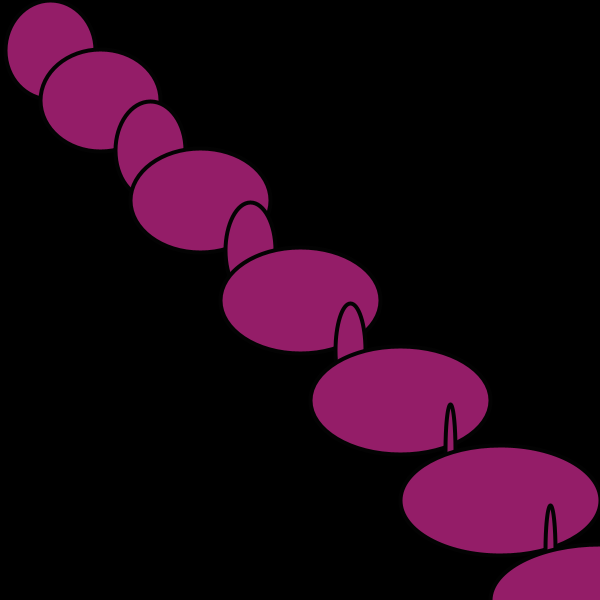
Frame 1 (no input)
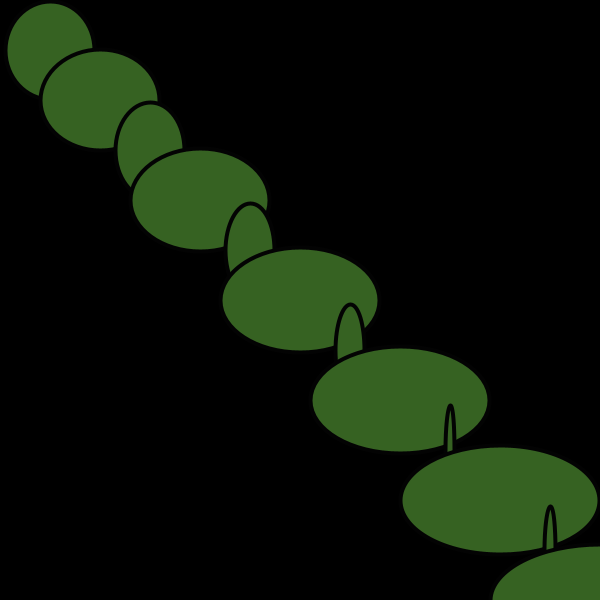
Frame 2 (the mouse pressed at the canvas centre, redrawn once)

The Processing sketch that drew these frames (run headless with seeded random() and noise(); the mouse was pressed at the canvas centre and the sketch redrawn once):

// Processing sketch: processing_10129
// ── processing_10129.pde


void setup() 
{
  size(600, 600);  
  stroke(3);
  noLoop();
}

float y = 100;

// program is stopped. 
void draw() {
  background(0);   // Set the background to black
  
  frameRate(25); // The statements in draw() are run until the 

  fill(random(230), random(115) , random(110));
  strokeWeight(4);
ellipse(50, 50, y-10, y-1);  
ellipse(100, 100, y+20, y+2);  
ellipse(150, 150, y-30, y-3);  
ellipse(200, 200, y+40, y+4);  
ellipse(250, 250, y-50, y-5);  
ellipse(300, 300, y+60, y+6);  
ellipse(350, 350, y-70, y-7);  
ellipse(400, 400, y+80, y+8);  
ellipse(450, 450, y-90, y-9);  
ellipse(500, 500, y+100, y+10);  
ellipse(550, 550, y-110, y-11);  
ellipse(600, 600, y+120, y+12);  
ellipse(650, 650, y-130, y-13);  
ellipse(700, 700, y+140, y+14);  
ellipse(750, 750, y-150, y+15);  
  y = y - 1; 
  if (y < 0) { 
    y = height; 
  } 
} 

void mousePressed() 
{
  loop();
}
